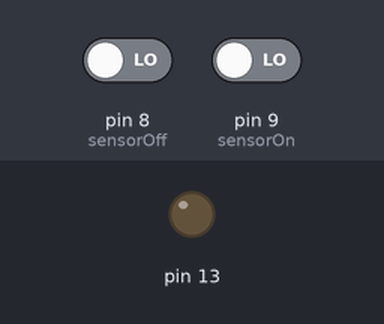
Bench run of a sketch on a simulated Arduino Uno, built with avr-gcc and run on an emulated ATmega328P. Shown: output pins drawn as LEDs (lit = HIGH). The inputs (shaded band) are chosen by the test bench; at power-on: pin 9 (sensorOn) LOW, pin 8 (sensorOff) LOW.

Above: at 1.2 s.
1.3 s: pin 9 (sensorOn) driven HIGH
At 2.1 s:
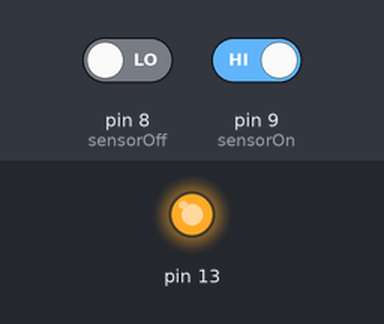
2.8 s: pin 8 (sensorOff) driven HIGH
At 3.5 s:
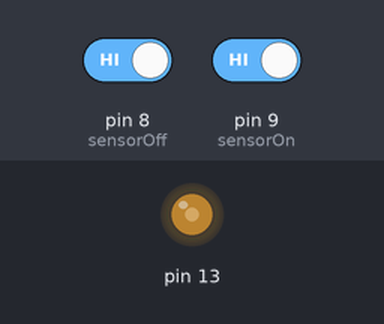
4.3 s: pin 8 (sensorOff) driven LOW
At 5.4 s:
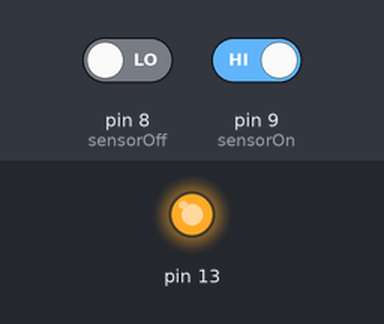
Timing chart, 0 to 7.3 s (numbered marks = the images above; inputs shaded):
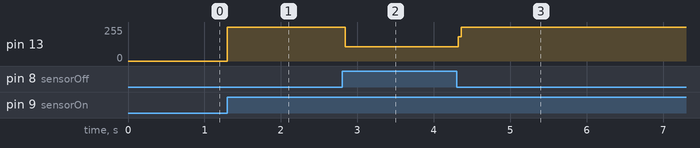

The sketch:

sensorT-2.ino
```cpp
# define sensorOn 9
# define sensorOff 8

bool state =false;

void setup() {
  // put your setup code here, to run once:
pinMode(13, OUTPUT);
pinMode(sensorOn,INPUT);
pinMode(sensorOff,INPUT);
digitalWrite(13,LOW);

}

void loop() {
  // put your main code here, to run repeatedly:

if (digitalRead(sensorOn)==HIGH && state==false){
  state=1;
  digitalWrite(13,HIGH);
}
if (digitalRead(sensorOff)==HIGH && state==true){
  state=0;
  digitalWrite(13,LOW);
}

}
```

Measured:
- after the input at 1.3 s, pin 13: 0/255 → 255/255 at once
- after the input at 2.8 s, pin 13: 255/255 → 107/255 at once
- after the input at 4.3 s, pin 13: 107/255 → 255/255 at once
